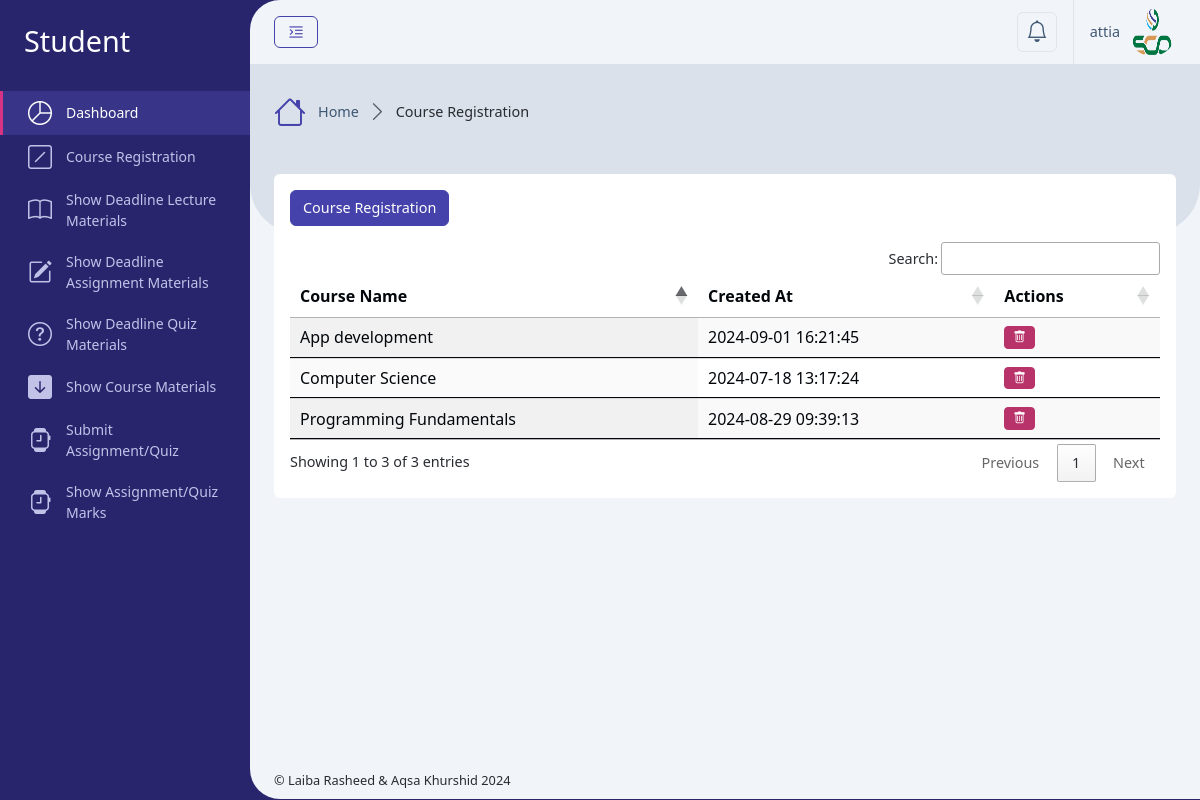
/Student/course_registration.php (signed in), run on the app's committed database.
### tables this page shows
CREATE TABLE `users` (
  `id` int(11) NOT NULL,
  `username` varchar(50) NOT NULL,
  `email` varchar(100) NOT NULL,
  `address` varchar(255) DEFAULT NULL,
  `phone` varchar(20) DEFAULT NULL,
  `department` varchar(255) DEFAULT NULL,
  `student_semester` varchar(100) DEFAULT NULL,
  `student_session` varchar(100) DEFAULT NULL,
  `instructor_education` varchar(255) DEFAULT NULL,
  `profile_photo` varchar(256) DEFAULT NULL,
  `password` varchar(255) NOT NULL,
  `role_id` int(11) NOT NULL,
  `isActive` tinyint(2) DEFAULT 0,
  `created_at` timestamp NOT NULL DEFAULT current_timestamp()
);

CREATE TABLE `course_registration` (
  `id` int(11) NOT NULL,
  `course_id` int(11) DEFAULT NULL,
  `user_id` int(11) DEFAULT NULL,
  `created_at` timestamp NOT NULL DEFAULT current_timestamp()
);

CREATE TABLE `courses` (
  `id` int(11) NOT NULL,
  `code` varchar(100) DEFAULT NULL,
  `name` varchar(255) NOT NULL,
  `type` varchar(100) DEFAULT 'Course',
  `description` text DEFAULT NULL,
  `program` varchar(100) DEFAULT NULL,
  `semester` varchar(100) DEFAULT NULL,
  `session` varchar(20) DEFAULT NULL,
  `credit_hour` int(10) DEFAULT 3,
  `created_at` timestamp NOT NULL DEFAULT current_timestamp()
);

### Database/config.php (called while the page is built, shortened)
<?php
    $servername = "localhost";
    $username = "root";
    $password = "";
    $dbname = "course_ms";
    $conn = new mysqli($servername, $username, $password, $dbname);
    function getUserData($user_id) {
        global $conn;
        $stmt = $conn->prepare("SELECT * FROM users WHERE id = ?");
        $stmt->bind_param("i", $user_id);
        $stmt->execute();
        $result = $stmt->get_result();
        return $result->fetch_assoc();
    }
?>

### Student/course_registration_content.php (the view, shortened to what this page needs)
<div class="row">
    <div class="col-xxl-12">
        <div class="card mb-4">
            <div class="card-body">
                <button class="btn btn-primary mb-3" data-bs-toggle="modal" data-bs-target="#createCourseRegistrationModal">Course Registration</button>
                <div class="table-responsive">
                    <table id="example" class="table align-middle table-hover m-0 display nowrap" style="width:100%">
                        <thead>
                            <tr>
                                <th scope="col">Course Name</th>
                                <th scope="col">Created At</th>
                                <th scope="col">Actions</th>
                            </tr>
                        </thead>
                        <tbody>
                            <?php
                            if ($result->num_rows > 0) {
                                while ($row = $result->fetch_assoc()) {
                            ?>
                                    <tr>
                                    <td><?php echo htmlspecialchars($row['course_name']); ?></td>
                                    <td><?php echo htmlspecialchars($row['created_at']); ?></td>
                                        <td>
                                            <button class="btn btn-danger btn-sm" data-bs-toggle="modal" data-bs-target="#deleteCourseRegistrationModal" onclick="setDeleteModalData(<?php echo $row['id']; ?>)"><i class="bi bi-trash"></i></button>
                                        </td>
                                    </tr>
                            <?php
                                }
                            } else {
                            ?>
                                <tr>
                                    <td colspan="3">No Course Registration found.</td>
                                </tr>
                            <?php
                            }
                            ?>
                        </tbody>
                    </table>
                </div>
            </div>
        </div>
    </div>
</div>

### setting/_Header.php (shortened to what this page needs)
<div class="app-header d-flex align-items-center">
    <div class="d-flex">
        <button class="btn btn-outline-primary me-2 pin-sidebar" id="pin-sidebar">
            <i class="bi bi-text-indent-left fs-5"></i>
        </button>
    </div>
    <div class="header-actions">
        <div class="dropdown ms-2">
            <a class="dropdown-toggle d-flex p-2 border rounded-2" href="#!" role="button" data-bs-toggle="dropdown"
                aria-expanded="false">
                <i class="bi bi-bell fs-4 lh-1"></i>
            </a>
        </div>
        <div class="dropdown ms-3">
            <a id="userSettings" class="dropdown-toggle d-flex py-2 align-items-center ps-3 border-start" href="#!"
                role="button" data-bs-toggle="dropdown" aria-expanded="false">
                <span class="d-none d-md-block me-2"><?php echo htmlspecialchars($user['username']); ?></span>
                <img src="../assets/uploads/<?php echo htmlspecialchars($user['profile_photo']); ?>" class="rounded-circle img-3x" alt="Bootstrap Gallery" />
            </a>
        </div>
    </div>
</div>

### data on the page
users: username "attia", profile_photo (picture)
course_registration: course.name "Computer Science", created_at "2024-07-18 13:17:24"
course_registration: course.name "Programming Fundamentals", created_at "2024-08-29 09:39:13"
course_registration: course.name "App development", created_at "2024-09-01 16:21:45"

### other printed values
$roleTitle "Student"
$title "Course Registration"
